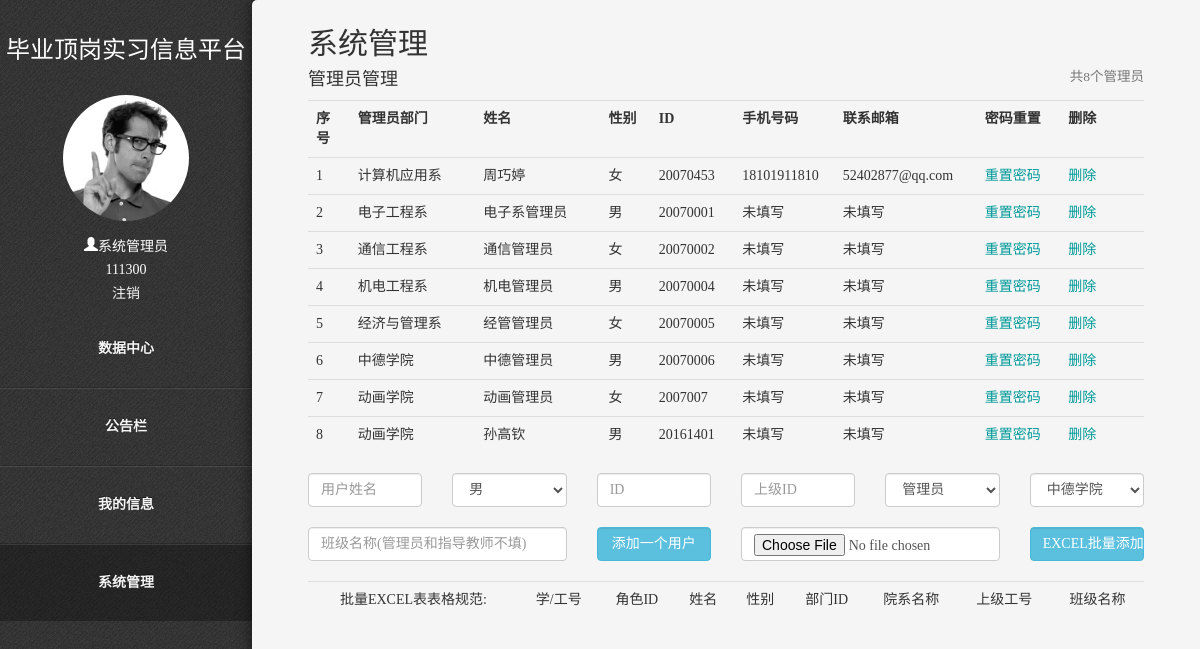
Screenshot of /manager/system.php (signed in) with the database file from the repository.
### tables this page shows
CREATE TABLE IF NOT EXISTS `user` (
  `id` int(11) NOT NULL AUTO_INCREMENT,
  `u_id` varchar(11) NOT NULL,
  `u_role_id` varchar(10) NOT NULL,
  `u_name` varchar(20) NOT NULL,
  `u_sex` char(2) NOT NULL,
  `u_pwd` varchar(60) DEFAULT 'e10adc3949ba59abbe56e057f20f883e',
  `u_email` varchar(20) NOT NULL DEFAULT '未填写',
  `u_phone` varchar(15) NOT NULL DEFAULT '未填写',
  `u_dept_id` varchar(11) NOT NULL,
  `u_dept_name` varchar(20) NOT NULL,
  `u_superior_id` varchar(11) NOT NULL COMMENT '上级',
  `u_class_name` varchar(20) NOT NULL,
  `u_headpic` varchar(60) DEFAULT '../userimg/default.png',
  `u_remark` varchar(200) DEFAULT NULL COMMENT '备注信息',
  `u_status` tinyint(1) DEFAULT '1',
  `u_renew_time` datetime DEFAULT NULL,
  `u_lasted_login` datetime DEFAULT NULL,
  PRIMARY KEY (`id`),
  UNIQUE KEY `u_id` (`u_id`)
);

### manager/system.php (the view, shortened to what this page needs)
<!DOCTYPE html>
<html lang="zh_CN">
  <head>
    <link rel="stylesheet" href="../css/styles.css">
    <link rel="stylesheet" href="../css/dropdown-min.css">
    <link rel="stylesheet" href="../css/bootstrap.css">
  </head>
  <body>
  <?php
    require_once("islogin.php");
    $a_res = $db->query("select * from user where u_role_id='0'");
    $sum = $a_res->num_rows;
    for($i=0;$rs=$a_res->fetch_assoc();$i++){
        $u_rows[$i]=$rs;
    }
    $sqldept = "select distinct* from user where u_role_id='0' group by u_dept_name";
    $resdept = $db->query($sqldept);
    $deptsum = $resdept->num_rows;
    for($j=0;$dept=$resdept->fetch_assoc();$j++){
        $deptlist[$j]=$dept;
    }
  ?>
  <div role="navigation" id="foo" class="nav-collapse">
    <p class="title">毕业顶岗实习信息平台</p>
      <div class="user-panel">
        <div class="image">
          <img src="<?= $headpic?>" class="img-circle headpic" alt="User Image">
        </div>
        <div class="info">
          <p><i class="glyphicon glyphicon-user"><?= $username?></i></p>
          <p><?= $name?></p><p><a href="../login/logout.php">注销</a></p>
        </div>
      </div>
      <ul>
        <li><a href="index.php">数据中心</a></li>
        <li><a href="noticeshow.php?showid=1">公告栏</a></li>
        <li><a href="info.php">我的信息</a></li>
        <li class="active"><?= $fourthmenu?></li>
      </ul>
    </div>
    <div role="main" class="main">
      <h2>系统管理</h2>
      <h4>管理员管理<small class="pull-right">共<?= $sum?>个管理员</small></h4>
      <table class="table table-hover">
      <tbody>
        <tr>
          <th width="5%">序号</th>
          <th width="15%">管理员部门</th>
          <th width="15%">姓名</th>
          <th width="6%">性别</th>
          <th width="10%">ID</th>
          <th width="12%">手机号码</th>
          <th width="17%">联系邮箱</th>
          <th width="10%">密码重置</th>
          <th width="10%">删除</th>
        </tr>
          <?php
            for ($i=0; $i < $sum; $i++) {
                echo "<tr>";
                echo "<td>".($i+1)."</td>";
                echo "<td>".$u_rows[$i]['u_dept_name']."</td>";
                echo "<td>".$u_rows[$i]['u_name']."</td>";
                echo "<td>".$u_rows[$i]['u_sex']."</td>";
                echo "<td>".$u_rows[$i]['u_id']."</td>";
                echo "<td>".$u_rows[$i]['u_phone']."</td>";
                echo "<td>".$u_rows[$i]['u_email']."</td>";
                echo "<td><a href='repwd.php?uid=".$u_rows[$i]['u_id']."'>重置密码</a></td>";
                echo "<td><a href='deladmin.php?uid=".$u_rows[$i]['u_id']."'>删除</a></td>";
                echo "</tr>";
            }
          ?>
      </tbody>
      </table>
        <div class="row">
          <form method="post" action="adduser.php" onsubmit="return chk(this)">
          <div class="col-md-2">
            <input type="text" name="uname" class="form-control" placeholder="用户姓名" required="required">
          </div>
          <div class="col-md-2">
            <select  class="form-control" name="usex">
              <option value="男">男</option>
            </select>
          </div>
          <div class="col-md-2">
            <input type="text" name="uid" class="form-control" placeholder="ID" required="required" onkeyup="value=value.replace(/[\W]/g,'')">
          </div>
          <div class="col-md-2">
            <input type="text" name="superiorid" class="form-control" placeholder="上级ID" required="required" onkeyup="value=value.replace(/[\W]/g,'')">
          </div>
          <div class="col-md-2">
            <select  class="form-control" name="urole">
              <option value="0">管理员</option>
            </select>
          </div>
          <div class="col-md-2">
            <select  class="form-control" name="dept_id">
              <?php
              for ($i=0; $i < $deptsum; $i++) {
                echo "<option value='".$deptlist[$i]['u_dept_id']."'>".$deptlist[$i]['u_dept_name']."</option>";
              }
              ?>
            </select>
          </div>
        </div><br/>
        <div class="row">
          <div class="col-md-4">
            <input type="text" name="classname" class="form-control" placeholder="班级名称(管理员和指导教师不填)">
          </div>
          <div class="col-md-2">
            <input type="submit" name="adduser" class="form-control btn btn-info" value="添加一个用户">
          </div>
          <form method="post" action="../testExcel/upload.php" enctype="multipart/form-data">
            <div class="col-md-4">
              <input type="file" name="inputExcel" class="form-control" id="inputExcel" value="" accept=".xls,.xlsx" required="required">
            </div>
            <div class="col-md-2">
              <input type="submit" name="addusers" class="form-control btn btn-info" value="EXCEL批量添加">
            </div>
          </form>
        </div><br/>
        <table class="table table-hover">
          <tbody style="text-align:center;">
            <tr>
              <td>批量EXCEL表表格规范:</td>
              <td>学/工号</td>
              <td>角色ID</td>
              <td>姓名</td>
              <td>性别</td>
              <td>部门ID</td>
              <td>院系名称</td>
              <td>上级工号</td>
              <td>班级名称</td>
            </tr>
          </tbody>
        </table>
    </div>
  </body>
</html>

### manager/islogin.php (shortened to what this page needs)
<?php
    if (isset($_SESSION['user_id'])) {
       $name = $_SESSION['user_id'];
    }else{
      echo "<script>alert('请先登录');window.location.href='../index.html';</script>";
    }
    require_once("../login/connmysql.php");
    $res = $db->query("select * from user where u_id='$name'");
    if ($res) {
    	$rows = $res->fetch_assoc();
        $username = $rows['u_name'];
        $roleid = $rows['u_role_id'];
	    $dept = $rows['u_dept_name'];
	    $headpic = $rows['u_headpic'];
	   	$status = $rows['u_status'];
    }else{
    	echo "<script>alert('Error!');history.go(-1);</script>";
    }
    if ($name == '111300'&&$roleid == '00'&&$dept == '图文信息中心'&&$status == 1) {
    	$fourthmenu = "<a href='system.php'>系统管理</a>";
    }else if($roleid == '0'){
        $firstmenu = "<a href='control.php'>教师管理</a>";
        $fourthmenu = "<a href='student.php'>学生管理</a>";
    	$noticeObjOption = "<input type='hidden' name='n_object' value='3'/>$dept";
    }else{
        echo "<script>alert('Error!');history.go(-1);</script>";
    }
?>

### css/styles.css (style rules this page uses)
body,div, h1,h2,p, ol,ul,li { margin: 0; padding: 0; border: 0; font-family: "Microsoft YaHei" ! important; list-style-type: none; text-decoration: none; }
html, body { min-height: 100%; }
body { min-width: 290px; -webkit-font-smoothing: antialiased; -webkit-text-size-adjust: 100%; -ms-text-size-adjust: 100%; text-size-adjust: 100%; background: #444 url("../img/debut_dark.png") repeat; color: #666; font: normal 100%/1.5 "Helvetica Neue", Helvetica, Arial, sans-serif; }
h2 { float: left; width: 100%; font-size: 1.5em; color: #222; margin: 1em 0 .5em; }
p { float: left; width: 100%; margin-bottom: 1em; }
#foo a { color: #f4f4f4; }
.title { height: 50px; color: #fff; font-size: 24px; line-height: 50px; text-align: center; margin-top: 25px; }
.table a { color: #099; }
.main { -webkit-box-sizing: border-box; -moz-box-sizing: border-box; box-sizing: border-box; -webkit-overflow-scrolling: touch; padding: 0.5em 4em; position: fixed; overflow: hidden; overflow-y: scroll; border-top-left-radius: 5px; box-shadow: 0 0 15px rgba(0,0,0, .6); top:0px; right: 0; bottom: 0; width: 76%; background: #f5f5f5; }
.nav-collapse { position: absolute; width: 24%; top: 0px; left: 0; }
.user-panel { position: relative; width: 100%; padding-top: 10px; overflow: hidden; color:white; }
.user-panel>.image { width: 50%; max-width: 150px; margin: 0 25%; height: auto; }
.user-panel>.image>img { width: 100%; }
.user-panel>.info { padding: 15px; line-height: 1; text-align: center; }
.nav-collapse ul { display: block; width: 100%; list-style: none; }
.nav-collapse li { width: 100%; display: block; }
.nav-collapse li a { width: 100%; text-align: center; }
.nav-collapse li a { color: #aaa; font-weight: bold; -webkit-box-sizing: border-box; -moz-box-sizing: border-box; box-sizing: border-box; -webkit-transition: background .3s ease; -moz-transition: background .3s ease; transition: background .3s ease; text-shadow: 0 -1px rgba(0,0,0, .5); border-bottom: 1px solid rgba(0,0,0, .2); border-top: 1px solid rgba(255,255,255, .1); display: block; padding: 2em 2em; width: 100%; }
.nav-collapse .active a { color: #fff; background: rgba(0,0,0, .3) }
.nav-collapse li:first-child a { border-top: 0 }
.nav-collapse li:last-child a { border-bottom: 0 }
@media screen and (min-width: 769px) { .nav-collapse { width: 18em } }
@media screen and (min-width: 769px) { .main { width: auto; left: 18em } }

### rows the page displays
user: u_headpic (placeholder picture), u_name "系统管理员"
user: u_dept_name "计算机应用系", u_name "周巧婷", u_sex "女", u "20070453", u_phone "18101911810", u_email "52402877@qq.com"
user: u_dept_name "电子工程系", u_name "电子系管理员", u_sex "男", u "20070001", u_phone "未填写", u_email "未填写"
user: u_dept_name "通信工程系", u_name "通信管理员", u_sex "女", u "20070002", u_phone "未填写", u_email "未填写"
user: u_dept_name "机电工程系", u_name "机电管理员", u_sex "男", u "20070004", u_phone "未填写", u_email "未填写"
user: u_dept_name "经济与管理系", u_name "经管管理员", u_sex "女", u "20070005", u_phone "未填写", u_email "未填写"
user: u_dept_name "中德学院", u_name "中德管理员", u_sex "男", u "20070006", u_phone "未填写", u_email "未填写"
user: u_dept_name "动画学院", u_name "动画管理员", u_sex "女", u "2007007", u_phone "未填写", u_email "未填写"
user: u_dept_name "动画学院", u_name "孙高钦", u_sex "男", u "20161401", u_phone "未填写", u_email "未填写"

### other values shown
$name "111300"
$sum "8"
form field dept_id "中德学院"
